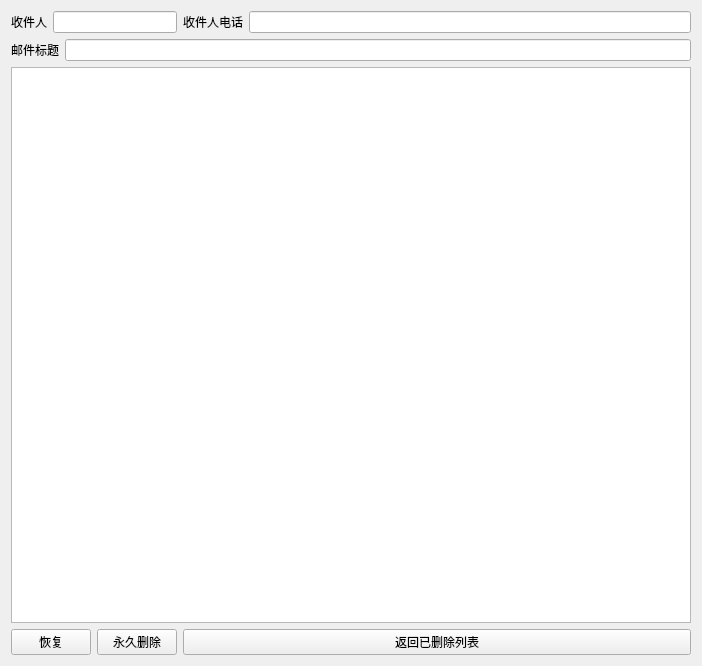
<?xml version="1.0" encoding="UTF-8"?>
<ui version="4.0">
 <class>details_deleted</class>
 <widget class="QWidget" name="details_deleted">
  <property name="geometry">
   <rect>
    <x>0</x>
    <y>0</y>
    <width>702</width>
    <height>666</height>
   </rect>
  </property>
  <property name="windowTitle">
   <string>details_deleted</string>
  </property>
  <layout class="QGridLayout" name="gridLayout">
   <item row="0" column="0" colspan="2">
    <layout class="QHBoxLayout" name="horizontalLayout">
     <item>
      <widget class="QLabel" name="label">
       <property name="text">
        <string>收件人</string>
       </property>
      </widget>
     </item>
     <item>
      <widget class="QLineEdit" name="lineEditUser"/>
     </item>
    </layout>
   </item>
   <item row="1" column="0" colspan="3">
    <layout class="QHBoxLayout" name="horizontalLayout_3">
     <item>
      <widget class="QLabel" name="label_3">
       <property name="text">
        <string>邮件标题</string>
       </property>
      </widget>
     </item>
     <item>
      <widget class="QLineEdit" name="lineEditEmailTitle"/>
     </item>
    </layout>
   </item>
   <item row="0" column="2">
    <layout class="QHBoxLayout" name="horizontalLayout_2">
     <item>
      <widget class="QLabel" name="label_2">
       <property name="text">
        <string>收件人电话</string>
       </property>
      </widget>
     </item>
     <item>
      <widget class="QLineEdit" name="lineEditPhone"/>
     </item>
    </layout>
   </item>
   <item row="3" column="1">
    <widget class="QPushButton" name="btnDeleteForever">
     <property name="text">
      <string>永久删除</string>
     </property>
    </widget>
   </item>
   <item row="3" column="2">
    <widget class="QPushButton" name="btnReturn">
     <property name="text">
      <string>返回已删除列表</string>
     </property>
    </widget>
   </item>
   <item row="2" column="0" colspan="3">
    <widget class="QTextEdit" name="textEditContent"/>
   </item>
   <item row="3" column="0">
    <widget class="QPushButton" name="btnRecover">
     <property name="text">
      <string>恢复</string>
     </property>
    </widget>
   </item>
  </layout>
 </widget>
 <layoutdefault spacing="6" margin="11"/>
 <resources/>
 <connections/>
</ui>
